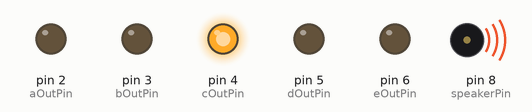
A sketch run on a simulated Arduino Uno, built with avr-gcc and run on an emulated ATmega328P. On the bench: output pins drawn as LEDs (lit = HIGH), buzzer (waves = sounding). What the sketch prints to the serial monitor is not drawn.

Above: at 1.25 s.
At 7.1 s:
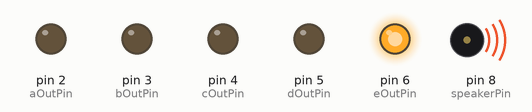
At 7.76 s:
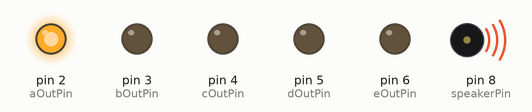
At 10.36 s:
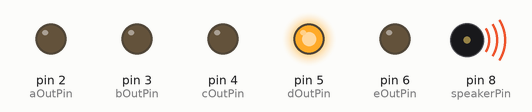
At 16.87 s:
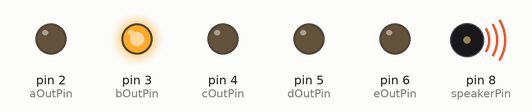
At 19.9 s:
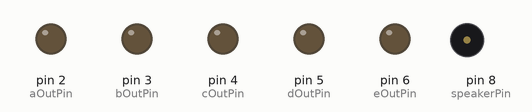
Timing chart, 0 to 21.4 s (numbered marks = the images above):
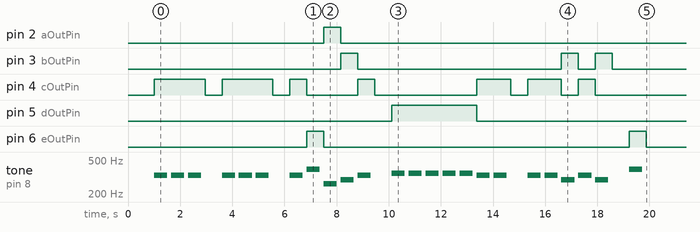

The sketch:

master.ino
```cpp
#include "pitches.h"
#include <SoftwareSerial.h>

int s2RXPin = 9;
int s2TXPin = 10;

// Declaring a new serial named s2
SoftwareSerial s2(s2RXPin, s2TXPin);

// Setting duration for each note, in seconds
float noteDuration = 0.5;

// Setting time to display result message, in seconds
float resultDelay = 10;

// Setting speaker pin
int speakerPin = 8;

// Defining pins for note indicators
int aOutPin = 2;
int bOutPin = 3;
int cOutPin = 4;
int dOutPin = 5;
int eOutPin = 6;

// Declaring game variables
float score1, score2;
int currentNote;
String noteSequence;

void setup() {
  //  Opening channel at 9600 Baud
  Serial.begin(9600);
  s2.begin(9600);
  currentNote = 0;
  noteSequence = "EEEZEEEZEGCDEZFFFFFEEZEEDEDZGZ";

  // Setting pin modes
  pinMode(aOutPin, OUTPUT);
  pinMode(bOutPin, OUTPUT);
  pinMode(cOutPin, OUTPUT);
  pinMode(dOutPin, OUTPUT);
  pinMode(eOutPin, OUTPUT);

  // To allow slaves to come online
  delay(1000);
  }


void loop() {
  Serial.flush();
  s2.flush();

  // Resetting note indicators
  digitalWrite(aOutPin, LOW);
  digitalWrite(bOutPin, LOW);
  digitalWrite(cOutPin, LOW);
  digitalWrite(dOutPin, LOW);
  digitalWrite(eOutPin, LOW);

  if(noteSequence[currentNote] == '\0')
  {
    // Sending stop signal
    Serial.write('S');
    s2.write('S');
    delay(1000);

    // Getting scores from slaves
    Serial.write('P');
    while(!Serial.available());
    score1 = Serial.parseFloat();

    s2.write('P');
    while(!s2.available());
    score2 = s2.parseFloat();

    if(score1 < score2){
      Serial.write('1');
      s2.write('2');
    }
    else if (score2 < score1){
      Serial.write('2');
      s2.write('1');
    }
    else{
      Serial.write('T');
      s2.write('T');
    }

    Serial.flush();
    s2.flush();

    delay(resultDelay*1000);

    // Resetting game
    currentNote = 0;
  }
  else
  {
   switch(noteSequence[currentNote++])
   {
    case 'A':
      Serial.write('A');
      s2.write('A');
      sing('A', noteDuration);
      break;
    case 'B':
      Serial.write('B');
      s2.write('B');
      sing('B', noteDuration);
      break;
    case 'C':
      Serial.write('C');
      s2.write('C');
      digitalWrite(aOutPin, HIGH);
      sing('C', noteDuration);
      break;
    case 'D':
      Serial.write('D');
      s2.write('D');
      digitalWrite(bOutPin, HIGH);
      sing('D', noteDuration);
      break;
    case 'E':
      Serial.write('E');
      s2.write('E');
      digitalWrite(cOutPin, HIGH);
      sing('E', noteDuration);
      break;
    case 'F':
      Serial.write('F');
      s2.write('F');
      digitalWrite(dOutPin, HIGH);
      sing('F', noteDuration);
      break;
    case 'G':
      Serial.write('G');
      s2.write('G');
      digitalWrite(eOutPin, HIGH);
      sing('G', noteDuration);
      break;
    default:
      sing('Z', noteDuration);
      break;
   }
  }
}


void sing(char note, float noteDuration)
{
  if(note=='A'){
    tone(speakerPin, NOTE_A4, 1000*noteDuration);
    delay(noteDuration * 1.3 * 1000);
  }
  else if(note=='B'){
    tone(speakerPin, NOTE_B4, 1000*noteDuration);
    delay(noteDuration * 1.3 * 1000);
  }
   else if(note=='C'){
    tone(speakerPin, NOTE_C4, 1000*noteDuration);
    delay(noteDuration * 1.3 * 1000);
  }
   else if(note=='D'){
    tone(speakerPin, NOTE_D4, 1000*noteDuration);
    delay(noteDuration * 1.3 * 1000);
  }
   else if(note=='E'){
    tone(speakerPin, NOTE_E4, 1000*noteDuration);
    delay(noteDuration * 1.3 * 1000);
  }
  else if(note=='F'){
    tone(speakerPin, NOTE_F4, 1000*noteDuration);
    delay(noteDuration * 1.3 * 1000);
  }
  else if(note=='G'){
    tone(speakerPin, NOTE_G4, 1000*noteDuration);
    delay(noteDuration * 1.3 * 1000);
  }
   else if(note=='Z'){
    tone(speakerPin, 0, 1000*noteDuration);
    delay(noteDuration * 1.3 * 1000);
  }
  return;
}
```

Measured:
- by itself, pin 2 (aOutPin): LOW → HIGH at 7.5 s, → LOW 0.65 s later
- by itself, pin 3 (bOutPin): goes HIGH 0.65 s, LOW 7.8 s, HIGH 0.65 s, LOW 0.65 s, HIGH 0.65 s, then LOW
- by itself, pin 4 (cOutPin): LOW → HIGH at 1.0 s, → LOW 2.0 s later, → HIGH 0.65 s later, → LOW 2.0 s later, … (14 changes in this stretch)
- by itself, pin 5 (dOutPin): LOW → HIGH at 10.1 s, → LOW 3.3 s later
- by itself, pin 6 (eOutPin): alternates HIGH for 0.65 s and LOW for 11.7 s, 4 changes in all, then stays LOW
- by itself, tone on pin 8 (speakerPin): plays 330 Hz for 0.50 s, 330 Hz for 0.50 s, 330 Hz for 0.50 s, 330 Hz for 0.50 s, 330 Hz for 0.50 s, 330 Hz for 0.50 s … (24 notes in this stretch)
